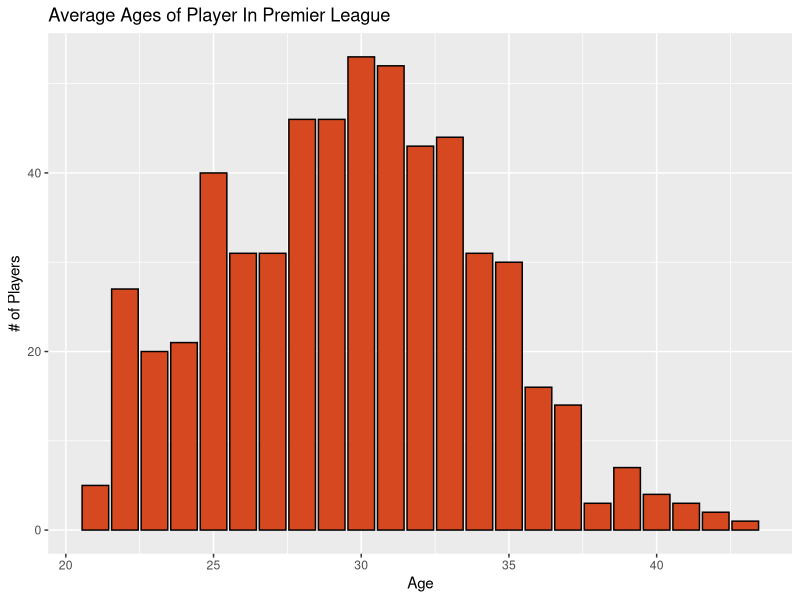

Recreate this plot in R.
library(tidyverse)
#install.packages("GGally")
library(GGally)
#install.packages("ggimage")

footballData <- read.csv("./england-premier-league-players-2018-to-2019-stats.csv")

footballData %>% names()

footballData %>% 
  ggplot(aes(x= age 
             )) + geom_bar(fill = "#d64820", color = "black") +
  labs(title = "Average Ages of Player In Premier League", 
       x = "Age", 
       y = "# of Players")


